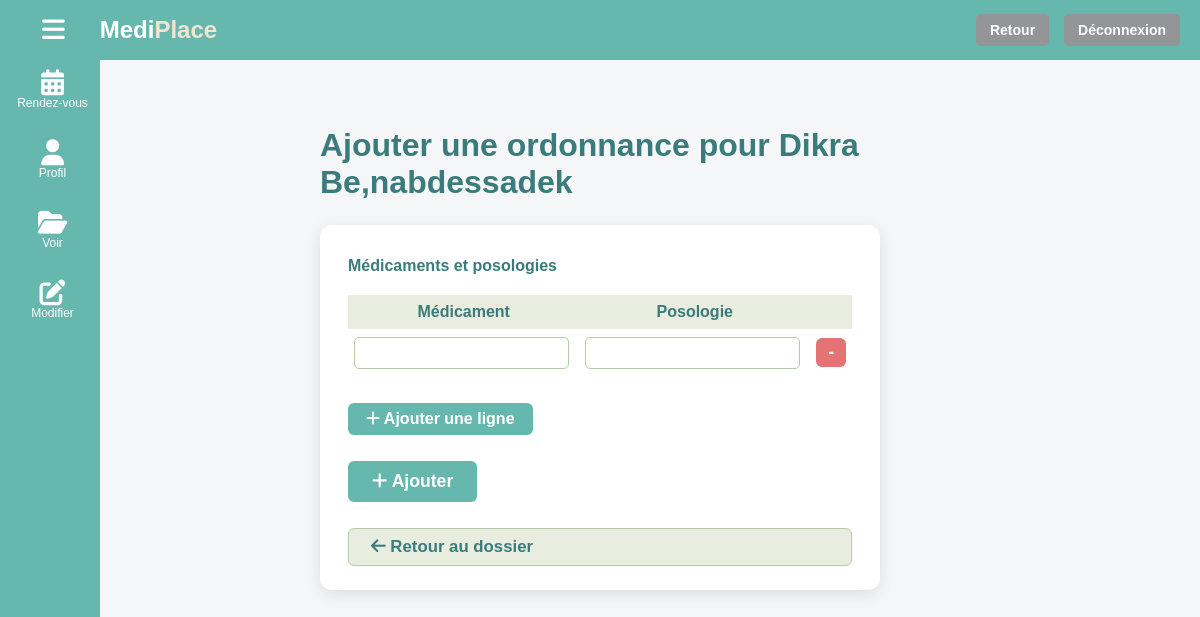
The app's page /ajout-ordonnance-patient/22/ (signed in), older data.
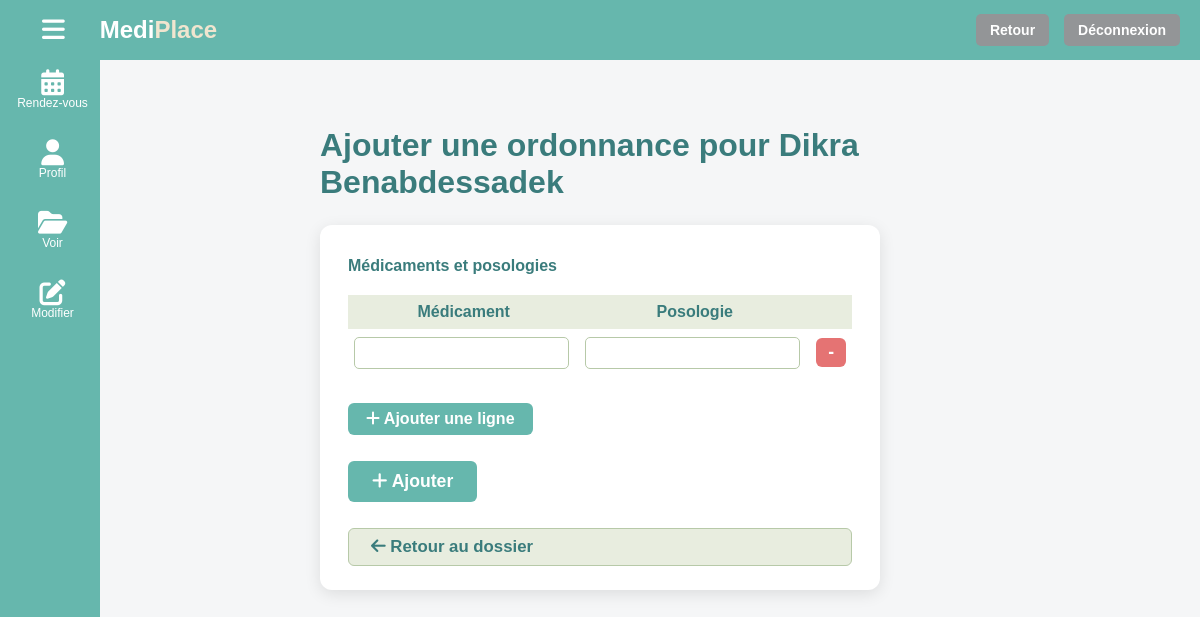
The same page, newer data.
### cabinet/models.py (models this page shows, shortened)
class Patient(models.Model):
    nom = models.CharField(max_length=50)
    prenom = models.CharField(max_length=50)
    email = models.EmailField(unique=True)
    numero_telephone = models.CharField(max_length=15)
    date_naissance = models.DateField()
    mot_de_passe = models.CharField(max_length=128)

### cabinet/views.py (the view)
# urls.py: path('ajout-ordonnance-patient/<int:patient_id>/', views.ajout_ordonnance_patient, name='ajout_ordonnance_patient'),
def ajout_ordonnance_patient(request, patient_id):
    email_med = request.session.get('user_email')
    if not email_med:
        return redirect('login')
    medecin = get_object_or_404(Medecin, email=email_med)
    patient = get_object_or_404(Patient, id=patient_id)
    dossier = DossierMedical.objects.filter(patient=patient).first()
    if request.method == 'POST':
        contenu = request.POST.get('contenu_ordonnance')
        if contenu and dossier:
            Ordonnance.objects.create(dossier_medical=dossier, medecin=medecin, contenu=contenu)
            messages.success(request, "Ordonnance ajoutée avec succès.")
            return redirect(reverse('dossier_patient_med', args=[patient.id]))
    return render(request, 'cabinet/ajout_ordonnance_patient.html', {'patient': patient})

### cabinet/templates/cabinet/ajout_ordonnance_patient.html (shortened to what this page needs)
{% include 'cabinet/headerbasepagemed.html' %}
<div class="main-bg">
  <div class="content-centered">
    <section class="services-section">
      <h2 class="services-title">Ajouter une ordonnance pour {{ patient.nom }} {{ patient.prenom }}</h2>
      <form method="post" class="form-ajout-unique" onsubmit="return prepareOrdonnanceContent();">
        <label>Médicaments et posologies</label>
        <table id="ordotable" class="ordotable">
          <thead>
            <tr>
              <th>Médicament</th>
              <th>Posologie</th>
              <th></th>
            </tr>
          </thead>
          <tbody>
            <tr>
              <td><input type="text" name="medicament" required></td>
              <td><input type="text" name="posologie" required></td>
              <td><button type="button" onclick="removeRow(this)" class="btn-remove">-</button></td>
            </tr>
          </tbody>
        </table>
        <button type="button" onclick="addRow()" class="btn-add"><i class="fa fa-plus"></i> Ajouter une ligne</button>
        <button type="submit" class="btn-ajout-unique"><i class="fa fa-plus"></i> Ajouter</button>
        <a href="{% url 'dossier_patient_med' patient.id %}" class="btn-retour-unique"><i class="fa fa-arrow-left"></i> Retour au dossier</a>
      </form>
    </section>
  </div>
</div>

Row changes from the older to the newer data that the page shows:
changed Patient "Dikra": prenom "Be,nabdessadek" → "Benabdessadek"
